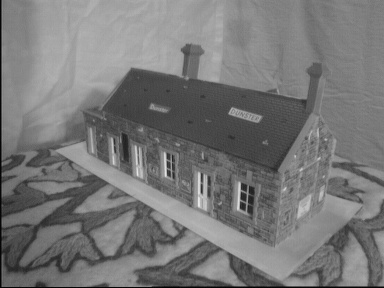
#> input picture Estimate Fundamental Matrix/image_pair_1/house1.jpg, 384 x 288 px, found by its file name
$ python try.py
#> lines starting #> are read from the running program, lines starting #| are printed output that depends on the picture
import numpy as np
import cv2
from matplotlib import pyplot as plt

img1 = cv2.imread("/Users/3pi/Documents/Computer_Vision/Ass_3_Estimate_Fundamental_Matrix/image_pair_1/house1.jpg",0) # queryImage
#> img1 is the input picture: shape (288, 384); min 0, max 232, mean 119.2
img2 = cv2.imread("/Users/3pi/Documents/Computer_Vision/Ass_3_Estimate_Fundamental_Matrix/image_pair_1/house2.jpg",0) # trainImage
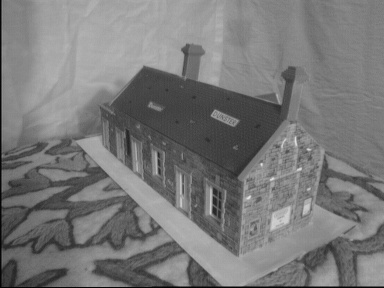
#> input picture Estimate Fundamental Matrix/image_pair_1/house2.jpg, 384 x 288 px, found by its file name
#> img2 is the input picture: shape (288, 384); min 0, max 229, mean 120.7

# Initiate SIFT detector
orb = cv2.ORB_create()

# find the keypoints and descriptors with SIFT
kp1, des1 = orb.detectAndCompute(img1,None)
#> kp1 = 478 keypoints; strongest (x, y, size): (243, 191, 31), (241, 190, 31), (240, 200, 31), (240, 206, 37.2)
kp2, des2 = orb.detectAndCompute(img2,None)
#> kp2 = 472 keypoints; strongest (x, y, size): (212, 212, 31), (213, 195, 31), (210, 212, 31), (300, 169, 31)

# create BFMatcher object
bf = cv2.BFMatcher(cv2.NORM_HAMMING, crossCheck=True)

# Match descriptors.
matches = bf.match(des1,des2)
#> matches = 171 matches

# Sort them in the order of their distance.
matches = sorted(matches, key = lambda x:x.distance)

# Draw first 10 matches.
img3 = cv2.drawMatches(img1,kp1,img2,kp2,matches[:20],None, flags=2)
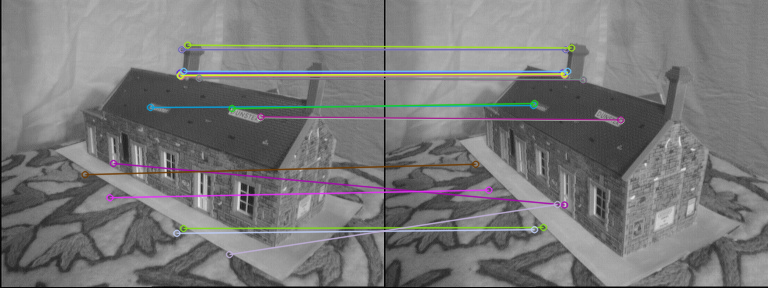
#> img3: shape (288, 768, 3); mean of channels 0, 1, 2 120.8, 120.5, 120.8; drawn as B, G, R


plt.imshow(img3),plt.show()

'''
descriptor_extractor = ORB()

descriptor_extractor.detect_and_extract(img_left)
keypoints_left = descriptor_extractor.keypoints
descriptors_left = descriptor_extractor.descriptors
#print("left keypoints : \n",keypoints_left)

descriptor_extractor.detect_and_extract(img_right)
keypoints_right = descriptor_extractor.keypoints
descriptors_right = descriptor_extractor.descriptors
#print("right keypoints : \n",keypoints_right)
matches = match_descriptors(descriptors_left, descriptors_right,
                            cross_check=True)
model, inliers = ransac((keypoints_left[matches[:, 0]],
                         keypoints_right[matches[:, 1]]),
                        FundamentalMatrixTransform, min_samples=8,
                        residual_threshold=1, max_trials=5000)
matches = matches[inliers]


#tried plotting circles over what I think are matching points but it's probably wrong

for i in range(0,9):
	left_image_match = int(matches[i,0])
	right_image_match = int(matches[i,1])
	print ("%d th Keypoint in left image is %f %f and in right is %f %f"%(i,keypoints_left[left_image_match,0],keypoints_left[left_image_match,1],keypoints_right[right_image_match,0],keypoints_right[right_image_match,1]))
	x1=int(keypoints_left[left_image_match,0])
	y1=int(keypoints_left[left_image_match,1])
	x2=int(keypoints_right[right_image_match,0])
	y2=int(keypoints_right[right_image_match,1])
	newleft = cv2.circle(img_left,(x1,y1), 10, (0,255,0))
	newright = cv2.circle(img_right,(x2,y2), 10, (0,255,0))
	cv2.imwrite(("img_left_"+str(i)+".png"),newleft*255)
	cv2.imwrite(("img_right_"+str(i)+".png"),newright*255)

newleft = cv2.circle(img_left,(181,32), 10, (0,255,0))
newright = cv2.circle(img_right,(181,34), 10, (0,255,0))
cv2.imwrite(("img_left_1.png"),newleft*255)
cv2.imwrite(("img_right_1.png"),newright*255)
newleft = cv2.circle(img_left,(260,101), 10, (0,255,0))
newright = cv2.circle(img_right,(236,103), 10, (0,255,0))
cv2.imwrite(("img_left_2.png"),newleft*255)
cv2.imwrite(("img_right_2.png"),newright*255)


#This part of code gives nice matches,
#so it's probably giving good results and I'm using it the wrong way
#check link https://scikit-image.org/docs/dev/auto_examples/transform/plot_fundamental_matrix.html


inlier_keypoints_left = keypoints_left[matches[inliers, 0]]
inlier_keypoints_right = keypoints_right[matches[inliers, 1]]

print("Number of matches:", matches.shape[0])
print("Number of inliers:", inliers.sum())
print("coord of matches from left image")
print(keypoints_left)
print(matches)
fig, ax = plt.subplots(nrows=2, ncols=1)

plt.gray()

plot_matches(ax[0], img_left, img_right, keypoints_left, keypoints_right,
             matches[inliers], only_matches=True)
ax[0].axis("off")
ax[0].set_title("Inlier correspondences")
plt.show()

'''
